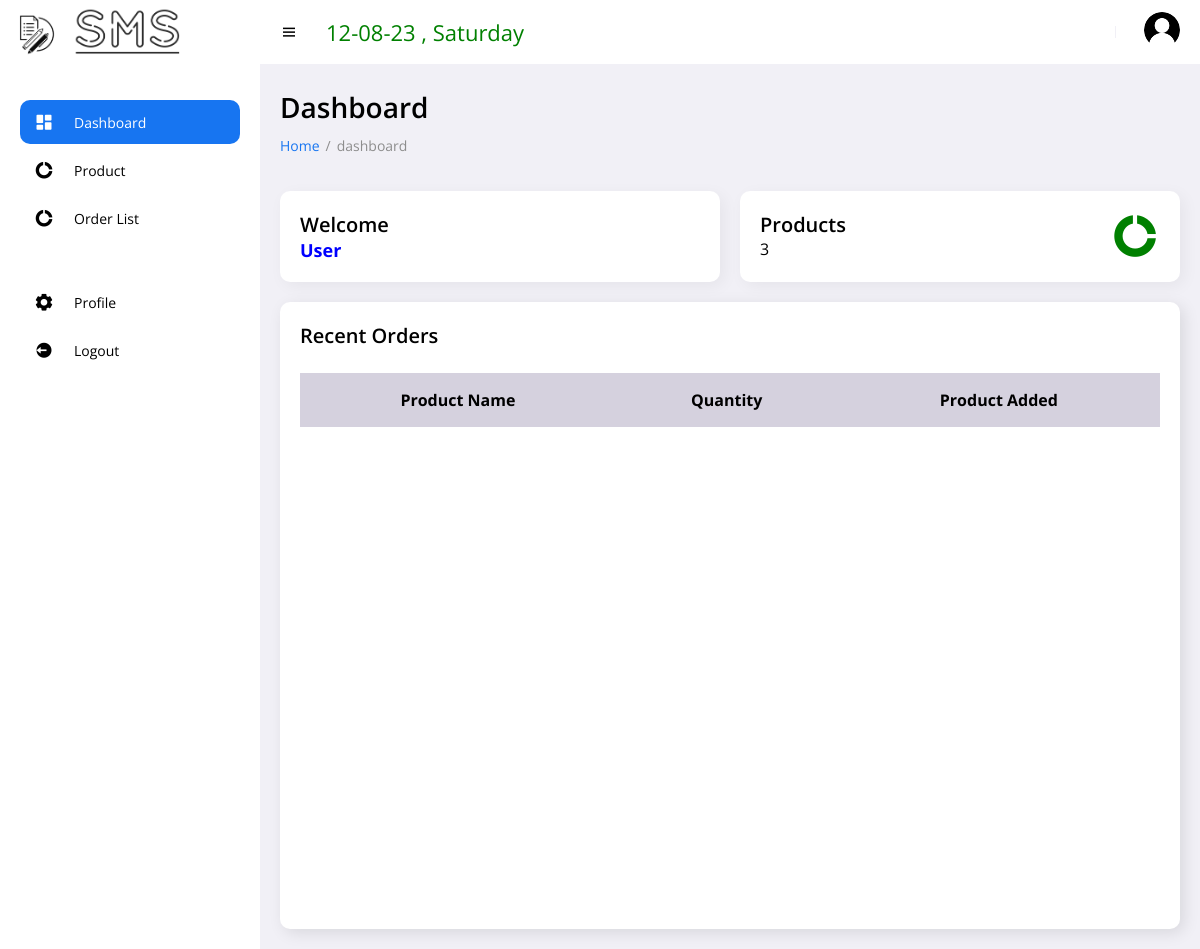
Before: /user_dashboard.php (signed in) with the older database file.
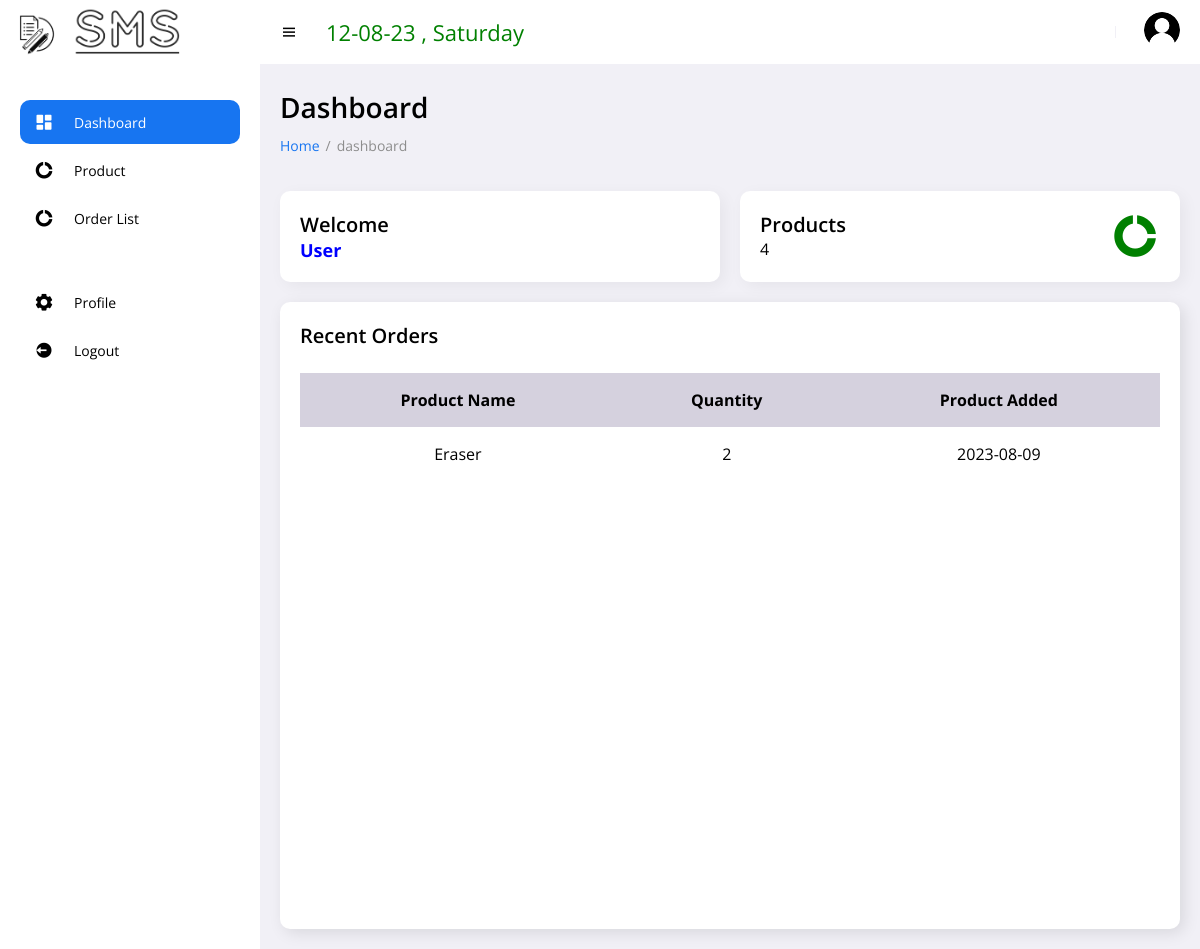
After: the same page with the newer database file.
### tables this page shows
CREATE TABLE `purchase_list` (
  `purchase_id` int(11) NOT NULL,
  `user_id` int(11) NOT NULL,
  `product_name` varchar(50) NOT NULL,
  `product_image` varchar(255) NOT NULL,
  `product_rate` varchar(255) NOT NULL,
  `product_quantity` varchar(110) NOT NULL,
  `purchase_date` date DEFAULT current_timestamp()
);

### user_dashboard.php (the view, shortened to what this page needs)
<!DOCTYPE html>
<?php
include './includes/connection.php';
$id = $_SESSION['user_id'];
?>
<html lang="en">
<head>
	<link href='https://unpkg.com/boxicons@2.0.9/css/boxicons.min.css' rel='stylesheet'>
	<link rel="stylesheet" href="assets/css/style.css">
	<link rel="stylesheet" href="assets/css/add.css">
</head>
<body>
	<section id="sidebar">
		<?php
			if($_SESSION['user_type'] == 1){
				include 'layouts/user_menu.php';
			}
			else{
				header( 'location:admin_dashboard.php');
			}
		?>
  <main >
    <h1 class="title">Dashboard</h1>
    <ul class="breadcrumbs">
        <li><a href="user_dashboard.php">Home</a></li>
        <li class="divider">/</li>
        <li><a href="user_dashboard.php" class="active">dashboard</a></li>
    </ul>
	<div class="info-data">
		<div class="card">
			<div class="head">
				<div>
					<h2>Welcome</h2>
					<span style="color:blue;font-size:18px;font-weight:bold;"><?php echo $_SESSION['username'];?></span>
				</div>
			</div>
		</div>
		<div class="card">
			<div class="head">
				<div>
					<h2>Products</h2>
					<?php
						$check_product = "SELECT * FROM product ";
						$query_product = mysqli_query($con,$check_product);
						$row_product = mysqli_num_rows($query_product);
					?>
					<p><?php echo $row_product;?></p>
				</div>
				<i class='bx bxs-doughnut-chart icon' style="color:green;"></i>
			</div>
		</div>
	</div>
	<div class="data">
		<div class="content-data">
			<div class="head">
				<h3>Recent Orders</h3>
			</div>
			<div class="table">
            <section class="table_body">
                <table >
                    <thead>
                        <tr>
                            <th>Product Name</th>
                            <th>Quantity</th>
                            <th>Product Added</th>
                        </tr>
                    </thead>
                    <tbody>
					<?php
                        $select_product = mysqli_query($con, "SELECT * FROM purchase_list WHERE user_id='$id' ORDER BY purchase_date DESC LIMIT 7");
                        if(mysqli_num_rows($select_product) > 0){
                           while( $fetch_purchase = mysqli_fetch_assoc($select_product)){
                        ?>
                        <tr>
                            <td><?php  echo $fetch_purchase['product_name']?></td>
                            <td><?php  echo $fetch_purchase['product_quantity'] ?></td>
                            <td><?php echo $fetch_purchase['purchase_date'] ?></td>
                        </tr>
                        <?php
                           }
                        }
                    ?>
                    </tbody>
                </table>
            </section>
		</div>
	</div>
  </main>
</section>
</body>
</html>

Changed rows visible on the page:
added purchase_list: product_name "Eraser", product_quantity "2", purchase_date "2023-08-09"
Other visible differences:
$row_product: "3" → "4"
